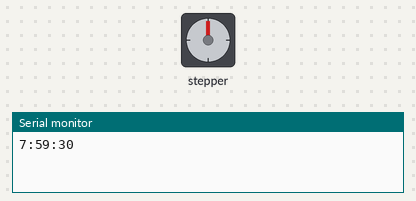
This sketch was run on a simulated Arduino Uno, built with avr-gcc and run on an emulated ATmega328P. Shown: stepper motor, the last lines printed to the serial monitor. Stepper angles assume 200 steps per turn.

Above: at 0.1 s.
At 30.15 s:
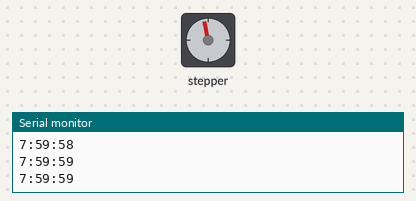
At 34.78 s:
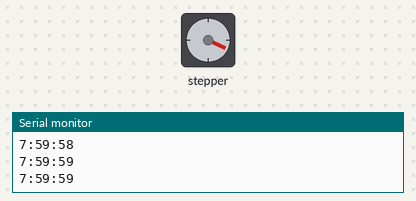
At 39.72 s:
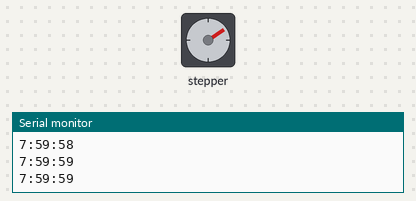
Timing chart, 0 to 40.0 s (numbered marks = the images above):
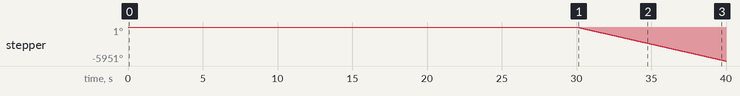

The sketch:

alarmlessAlarmClock.ino
```cpp
#include <Stepper.h>
#include <TimeLib.h>
#include <TimeAlarms.h>


const int stepsPerRevolution = 200;

const byte seconds = 30;
const byte minutes = 59;
const byte hours = 7;

const byte days = 16;
const byte months = 2;
const byte years = 20;

Stepper myStepper = Stepper(stepsPerRevolution, 8, 9, 10, 11);


void setup() {
  Serial.begin(9600);

  //Set the time
  setTime(hours, minutes, seconds, days, months, years);

  //Set the motor speed (RPMs):
  myStepper.setSpeed(100);

  Alarm.alarmRepeat(8, 0, 0, alarmMatch);
  Alarm.alarmRepeat(8, 0, 0, alarmMatch2);

}

void loop() {
  digitalClockDisplay();
  Alarm.delay(500);
}

void alarmMatch(){
  //Stepper motor
  myStepper.step(-5800);
}

void alarmMatch2(){
  Serial.println("it works!");
}

void digitalClockDisplay(){
  //digital clock display of the time
  Serial.print(hour());
  printDigits(minute());
  printDigits(second());
  Serial.println();
}

void printDigits(int digits){
  Serial.print(":");
  if(digits < 10)
    Serial.print('0');
  Serial.print(digits);
}
```

Measured:
- by itself, stepper: keeps turning counter-clockwise at about 596°/s
